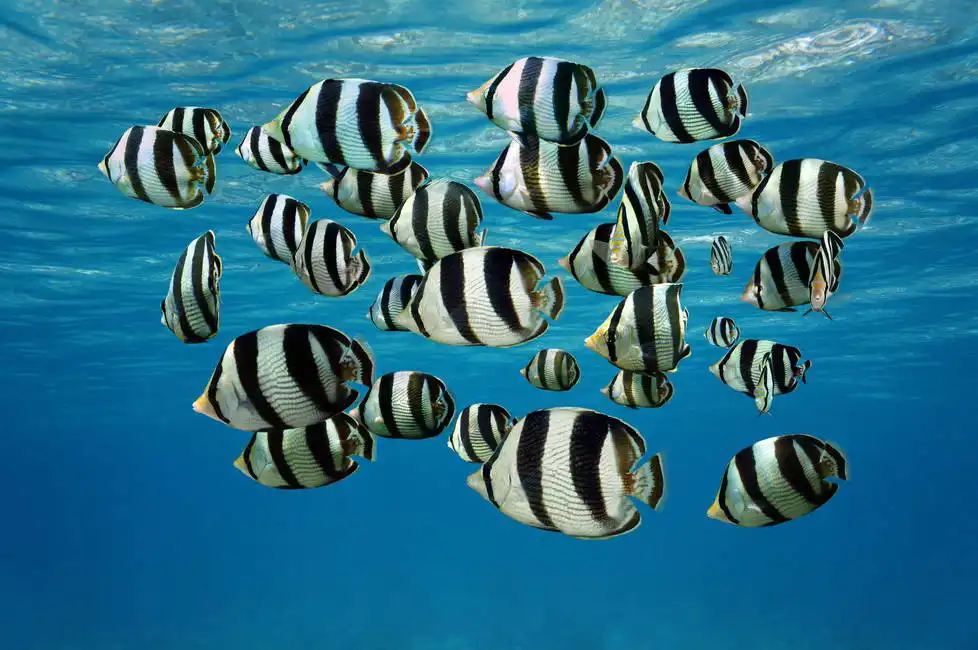
#> input picture image-pyramids/imgs/flock-of-fish.webp, 978 x 650 px
$ python template-matching-with-image-pyramids.py
#> lines starting #> are read from the running program, lines starting #| are printed output that depends on the picture

import cv2 as cv
import matplotlib.pyplot as plt

IMG = "imgs/flock-of-fish.webp"
IMG2 = "imgs/fish-pattern.png"

def template_matching(img_gray, template_gray):
    result = cv.matchTemplate(img_gray, template_gray, cv.TM_CCOEFF_NORMED)
    min_val, max_val, min_loc, max_loc = cv.minMaxLoc(result)

    # Draw a rectangle around the matched region
    top_left = max_loc
    h, w = template_gray.shape
    bottom_right = (top_left[0] + w, top_left[1] + h)

    return [result, top_left, bottom_right]


if __name__ == "__main__":
    img = cv.imread(IMG)
#> img is the input picture: shape (650, 978, 3); mean B, G, R 135.9, 111.3, 41
    template = cv.imread(IMG2)
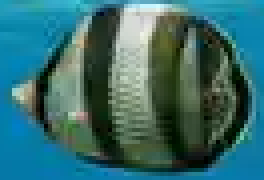
#> input picture image-pyramids/imgs/fish-pattern.png, 66 x 45 px (shown 4 times larger)
#> template is the input picture: shape (45, 66, 3); mean B, G, R 109.3, 108.1, 54.4

    # Convert to grayscale
    template_gray = cv.cvtColor(template, cv.COLOR_BGR2GRAY)
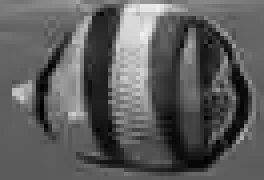
#> template_gray: shape (45, 66) (shown 4 times larger); min 0, max 240, mean 92.2

    levels = 3
    g_pyr = [img]
    for i in range(levels):
        g_pyr.append(cv.pyrDown(g_pyr[i]))
#> after the loop, g_pyr = 4 items
    num_levels = len(g_pyr)  # should be levels + 1
#> num_levels = 4

    # create enough columns for every pyramid image
    fig, axes = plt.subplots(2, num_levels, figsize=(15, 5))

    for i, img_ in enumerate(g_pyr):
        img_gray = cv.cvtColor(img_, cv.COLOR_BGR2GRAY)
        r, tl, br = template_matching(img_gray, template_gray)
        cv.rectangle(img_, tl, br, (0, 255, 0), 2)

        axes[0, i].imshow(cv.cvtColor(img_, cv.COLOR_BGR2RGB))
        axes[0, i].set_title(f"Gaussian Level {i}")

        axes[1, i].imshow(r, cmap="jet")
        axes[1, i].set_title(f"Template matching result Level {i}")
#> this loop made 4 passes
#> (min_val in template_matching, max_val in template_matching, min_loc in template_matching, tl, br) on passes 1 to 4: (-0.465, 1, (307, 589), (517, 348), (583, 393)), (-0.439, 0.571, (231, 212), (239, 28), (305, 73)), (-0.33, 0.333, (115, 95), (107, 101), (173, 146)), (-0.104, 0.258, (9, 32), (57, 35), (123, 80))
#> pass 1, `img_gray = cv.cvtColor(img_, cv.COLOR_BGR2GRAY)`:
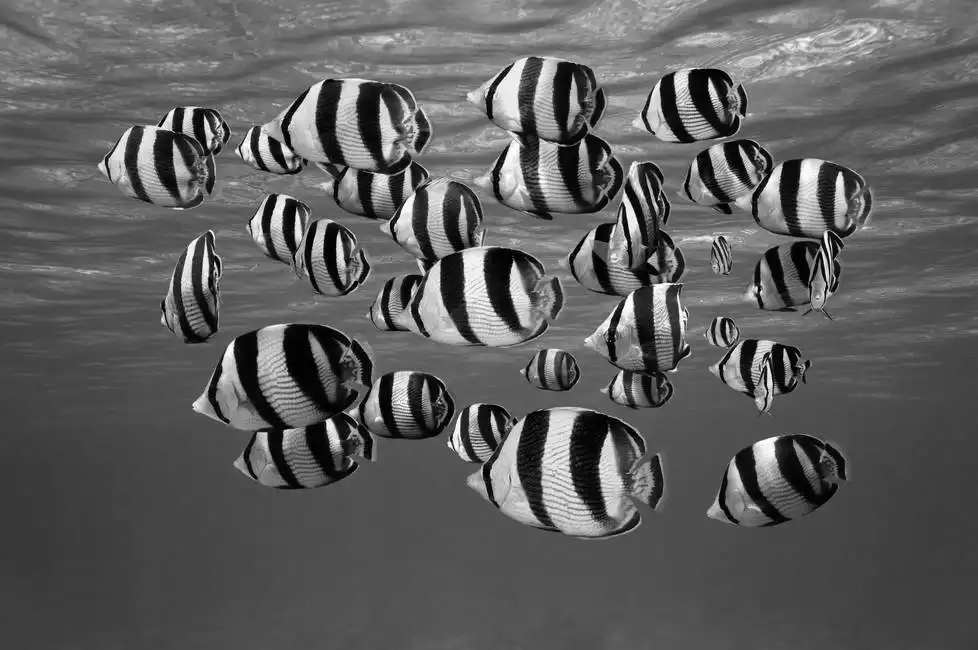
#> img_gray: shape (650, 978); min 0, max 255, mean 93.1
#> pass 1, in template_matching, `result = cv.matchTemplate(img_gray, template_gray, cv.TM_CCOEFF_NORMED)`:
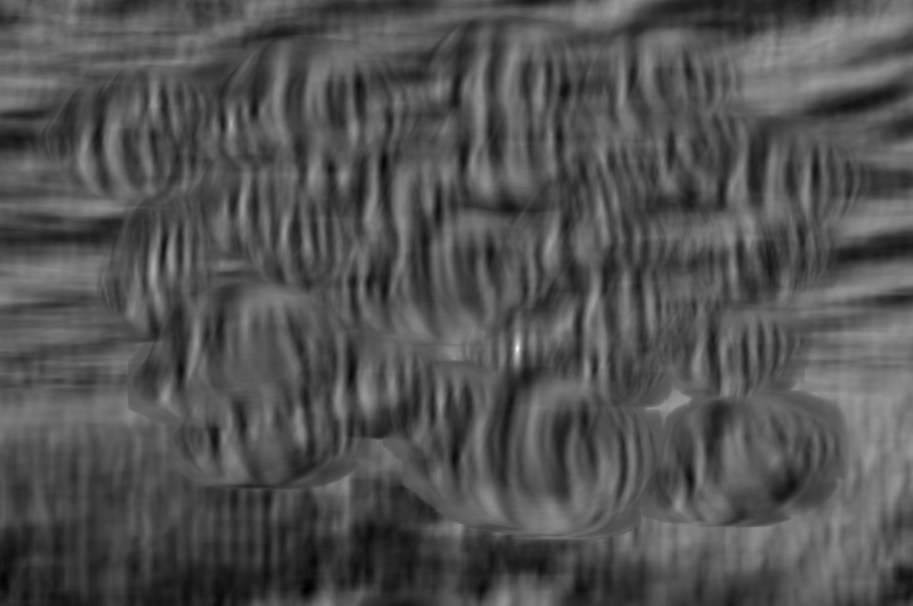
#> result: shape (606, 913) float32; min -0.465, max 1, mean 0.00767; drawn with min black and max white
#> pass 2, in template_matching (call 2), `result = cv.matchTemplate(img_gray, template_gray, cv.TM_CCOEFF_NORMED)`:
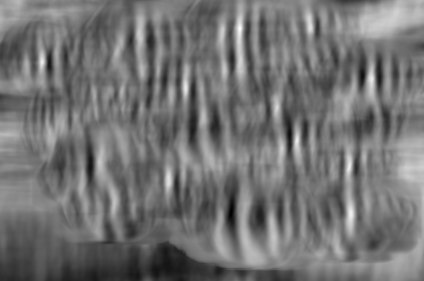
#> result: shape (281, 424) float32; min -0.439, max 0.571, mean 0.0161; drawn with min black and max white
#> after the loop:
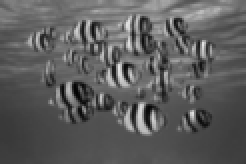
#> img_gray: shape (82, 123) (shown 2 times larger); min 3, max 230, mean 93.1

    plt.tight_layout()
    plt.show()
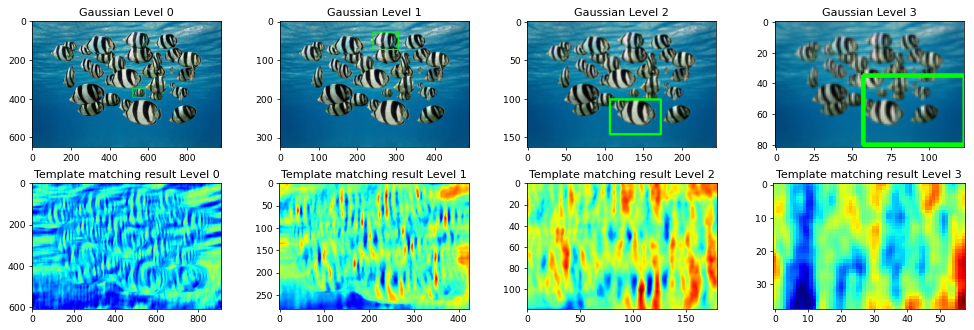
#> figure drawn by matplotlib, 8 panels
